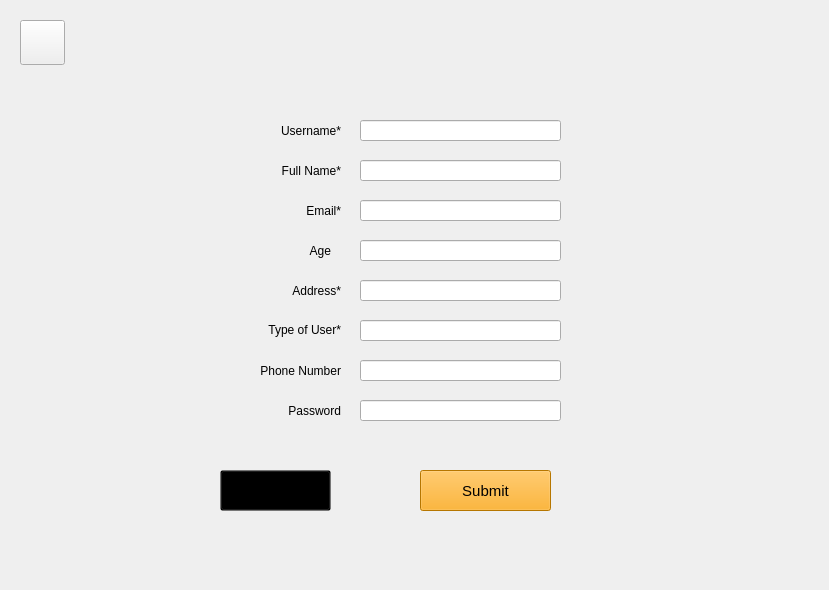
<?xml version="1.0" encoding="UTF-8"?>
<ui version="4.0">
 <class>SignUpForm</class>
 <widget class="QWidget" name="SignUpForm">
  <property name="geometry">
   <rect>
    <x>0</x>
    <y>0</y>
    <width>829</width>
    <height>590</height>
   </rect>
  </property>
  <property name="windowTitle">
   <string>Form</string>
  </property>
  <property name="styleSheet">
   <string notr="true"/>
  </property>
  <widget class="QLabel" name="label_5">
   <property name="geometry">
    <rect>
     <x>270</x>
     <y>190</y>
     <width>71</width>
     <height>41</height>
    </rect>
   </property>
   <property name="styleSheet">
    <string notr="true">font-family: &quot;Avenir Next&quot;;</string>
   </property>
   <property name="text">
    <string>Email*</string>
   </property>
   <property name="alignment">
    <set>Qt::AlignRight|Qt::AlignTrailing|Qt::AlignVCenter</set>
   </property>
  </widget>
  <widget class="QLabel" name="label_4">
   <property name="geometry">
    <rect>
     <x>250</x>
     <y>280</y>
     <width>91</width>
     <height>21</height>
    </rect>
   </property>
   <property name="styleSheet">
    <string notr="true">font-family: &quot;Avenir Next&quot;;</string>
   </property>
   <property name="text">
    <string>Address*</string>
   </property>
   <property name="alignment">
    <set>Qt::AlignRight|Qt::AlignTrailing|Qt::AlignVCenter</set>
   </property>
  </widget>
  <widget class="QLabel" name="label_8">
   <property name="geometry">
    <rect>
     <x>240</x>
     <y>350</y>
     <width>101</width>
     <height>41</height>
    </rect>
   </property>
   <property name="styleSheet">
    <string notr="true">font-family: &quot;Avenir Next&quot;;</string>
   </property>
   <property name="text">
    <string>Phone Number</string>
   </property>
   <property name="alignment">
    <set>Qt::AlignRight|Qt::AlignTrailing|Qt::AlignVCenter</set>
   </property>
  </widget>
  <widget class="QPushButton" name="btnCancel">
   <property name="geometry">
    <rect>
     <x>220</x>
     <y>470</y>
     <width>111</width>
     <height>41</height>
    </rect>
   </property>
   <property name="styleSheet">
    <string notr="true">font-family: &quot;Avenir Next&quot;;
background-color: transparent;
font-size: 15px;</string>
   </property>
   <property name="text">
    <string>Cancel</string>
   </property>
  </widget>
  <widget class="QLabel" name="label_2">
   <property name="geometry">
    <rect>
     <x>270</x>
     <y>150</y>
     <width>71</width>
     <height>41</height>
    </rect>
   </property>
   <property name="styleSheet">
    <string notr="true">font-family: &quot;Avenir Next&quot;;</string>
   </property>
   <property name="text">
    <string>Full Name*</string>
   </property>
   <property name="alignment">
    <set>Qt::AlignRight|Qt::AlignTrailing|Qt::AlignVCenter</set>
   </property>
  </widget>
  <widget class="QLabel" name="label_3">
   <property name="geometry">
    <rect>
     <x>250</x>
     <y>240</y>
     <width>81</width>
     <height>21</height>
    </rect>
   </property>
   <property name="styleSheet">
    <string notr="true">font-family: &quot;Avenir Next&quot;;</string>
   </property>
   <property name="text">
    <string>Age</string>
   </property>
   <property name="alignment">
    <set>Qt::AlignRight|Qt::AlignTrailing|Qt::AlignVCenter</set>
   </property>
  </widget>
  <widget class="QPushButton" name="btnSubmit">
   <property name="geometry">
    <rect>
     <x>420</x>
     <y>470</y>
     <width>131</width>
     <height>41</height>
    </rect>
   </property>
   <property name="styleSheet">
    <string notr="true">font-family: &quot;Avenir Next&quot;;
background-color: orange;
font-size: 15px;</string>
   </property>
   <property name="text">
    <string>Submit</string>
   </property>
  </widget>
  <widget class="QLineEdit" name="txtName">
   <property name="geometry">
    <rect>
     <x>360</x>
     <y>160</y>
     <width>201</width>
     <height>21</height>
    </rect>
   </property>
  </widget>
  <widget class="QLabel" name="label_11">
   <property name="geometry">
    <rect>
     <x>240</x>
     <y>110</y>
     <width>101</width>
     <height>41</height>
    </rect>
   </property>
   <property name="styleSheet">
    <string notr="true">font-family: &quot;Avenir Next&quot;;</string>
   </property>
   <property name="text">
    <string>Username*</string>
   </property>
   <property name="alignment">
    <set>Qt::AlignRight|Qt::AlignTrailing|Qt::AlignVCenter</set>
   </property>
  </widget>
  <widget class="QLineEdit" name="txtUid">
   <property name="geometry">
    <rect>
     <x>360</x>
     <y>120</y>
     <width>201</width>
     <height>21</height>
    </rect>
   </property>
   <property name="text">
    <string/>
   </property>
  </widget>
  <widget class="QLineEdit" name="txtAge">
   <property name="geometry">
    <rect>
     <x>360</x>
     <y>240</y>
     <width>201</width>
     <height>21</height>
    </rect>
   </property>
  </widget>
  <widget class="QLineEdit" name="txtAddress">
   <property name="geometry">
    <rect>
     <x>360</x>
     <y>280</y>
     <width>201</width>
     <height>21</height>
    </rect>
   </property>
  </widget>
  <widget class="QLineEdit" name="txtEmail">
   <property name="geometry">
    <rect>
     <x>360</x>
     <y>200</y>
     <width>201</width>
     <height>21</height>
    </rect>
   </property>
  </widget>
  <widget class="QToolButton" name="menuButton">
   <property name="geometry">
    <rect>
     <x>20</x>
     <y>20</y>
     <width>45</width>
     <height>45</height>
    </rect>
   </property>
  </widget>
  <widget class="QLineEdit" name="txtPassword">
   <property name="geometry">
    <rect>
     <x>360</x>
     <y>400</y>
     <width>201</width>
     <height>21</height>
    </rect>
   </property>
   <property name="text">
    <string/>
   </property>
  </widget>
  <widget class="QLabel" name="label_9">
   <property name="geometry">
    <rect>
     <x>240</x>
     <y>390</y>
     <width>101</width>
     <height>41</height>
    </rect>
   </property>
   <property name="styleSheet">
    <string notr="true">font-family: &quot;Avenir Next&quot;;</string>
   </property>
   <property name="text">
    <string>Password</string>
   </property>
   <property name="alignment">
    <set>Qt::AlignRight|Qt::AlignTrailing|Qt::AlignVCenter</set>
   </property>
  </widget>
  <widget class="QLineEdit" name="txtPhone">
   <property name="geometry">
    <rect>
     <x>360</x>
     <y>360</y>
     <width>201</width>
     <height>21</height>
    </rect>
   </property>
   <property name="text">
    <string/>
   </property>
  </widget>
  <widget class="QWidget" name="SignUp" native="true">
   <property name="geometry">
    <rect>
     <x>0</x>
     <y>0</y>
     <width>829</width>
     <height>590</height>
    </rect>
   </property>
  </widget>
  <widget class="QLabel" name="label_user">
   <property name="geometry">
    <rect>
     <x>230</x>
     <y>320</y>
     <width>111</width>
     <height>20</height>
    </rect>
   </property>
   <property name="styleSheet">
    <string notr="true">font-family: &quot;Avenir Next&quot;;</string>
   </property>
   <property name="text">
    <string>Type of User*</string>
   </property>
   <property name="alignment">
    <set>Qt::AlignRight|Qt::AlignTrailing|Qt::AlignVCenter</set>
   </property>
  </widget>
  <widget class="QLineEdit" name="txtType">
   <property name="geometry">
    <rect>
     <x>360</x>
     <y>320</y>
     <width>201</width>
     <height>21</height>
    </rect>
   </property>
   <property name="readOnly">
    <bool>true</bool>
   </property>
  </widget>
  <zorder>SignUp</zorder>
  <zorder>btnCancel</zorder>
  <zorder>btnSubmit</zorder>
  <zorder>txtName</zorder>
  <zorder>label_11</zorder>
  <zorder>txtUid</zorder>
  <zorder>txtAge</zorder>
  <zorder>txtAddress</zorder>
  <zorder>txtEmail</zorder>
  <zorder>txtPassword</zorder>
  <zorder>txtPhone</zorder>
  <zorder>label_5</zorder>
  <zorder>label_9</zorder>
  <zorder>label_4</zorder>
  <zorder>label_8</zorder>
  <zorder>label_2</zorder>
  <zorder>label_3</zorder>
  <zorder>menuButton</zorder>
  <zorder>label_user</zorder>
  <zorder>txtType</zorder>
 </widget>
 <tabstops>
  <tabstop>txtUid</tabstop>
  <tabstop>txtName</tabstop>
  <tabstop>txtEmail</tabstop>
  <tabstop>txtAge</tabstop>
  <tabstop>txtAddress</tabstop>
  <tabstop>txtPhone</tabstop>
  <tabstop>txtPassword</tabstop>
  <tabstop>btnCancel</tabstop>
  <tabstop>btnSubmit</tabstop>
  <tabstop>menuButton</tabstop>
 </tabstops>
 <resources/>
 <connections/>
</ui>
